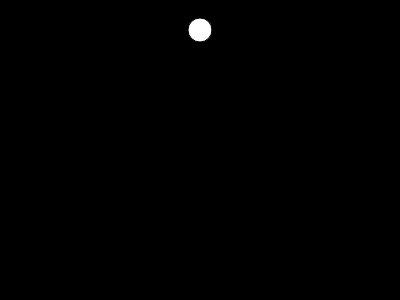
Frame 1 (no input)
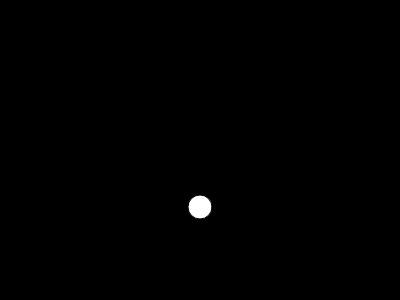
Frame 60 (no input)
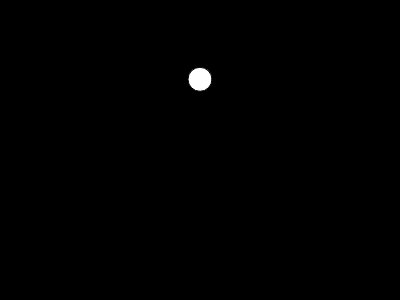
Frame 120 (the mouse pressed at the canvas centre since frame 60)

The p5.js sketch that drew these frames (run headless with seeded random() and noise() and a simulated clock; from frame 60 on, the mouse is pressed at the canvas centre):

// p5.js sketch
// ── sketch.js
let ball = {
  x: 200,
  y: 30,
  speed: 0,
  radius: 12
}

var gravity = 0.1;
var damp = -0.95;

function setup() {
  createCanvas(400, 300);
}

function displayBall() {
  fill(255);
  circle(ball.x, ball.y, ball.radius*2)
}

function moveBall() {
  ball.speed = ball.speed + gravity;
  ball.y = ball.y + ball.speed;
  if (ball.y > height - ball.radius) {
    ball.y = height - ball.radius;
    ball.speed = ball.speed * damp;
  }
}

function draw() {
  background(0);
  displayBall();
  moveBall();
}
